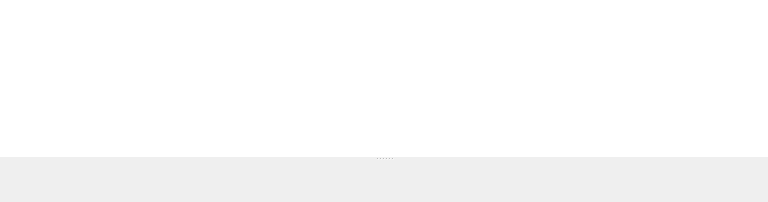
         <widget class="QWidget" name="libraryPage">
          <layout class="QVBoxLayout" name="verticalLayout_2">
           <property name="spacing">
            <number>0</number>
           </property>
           <property name="leftMargin">
            <number>0</number>
           </property>
           <property name="topMargin">
            <number>0</number>
           </property>
           <property name="rightMargin">
            <number>0</number>
           </property>
           <property name="bottomMargin">
            <number>0</number>
           </property>
           <item>
            <widget class="QSplitter" name="splitter">
             <property name="maximumSize">
              <size>
               <width>16777215</width>
               <height>16777215</height>
              </size>
             </property>
             <property name="lineWidth">
              <number>0</number>
             </property>
             <property name="orientation">
              <enum>Qt::Vertical</enum>
             </property>
             <widget class="QFrame" name="">
              <property name="maximumSize">
               <size>
                <width>16777215</width>
                <height>200</height>
               </size>
              </property>
              <property name="font">
               <font>
                <pointsize>8</pointsize>
               </font>
              </property>
              <layout class="QHBoxLayout" name="horizontalLayout_9">
               <property name="spacing">
                <number>0</number>
               </property>
               <property name="leftMargin">
                <number>0</number>
               </property>
               <property name="topMargin">
                <number>0</number>
               </property>
               <property name="rightMargin">
                <number>0</number>
               </property>
               <property name="bottomMargin">
                <number>0</number>
               </property>
               <item>
                <widget class="QListView" name="genreList">
                 <property name="maximumSize">
                  <size>
                   <width>16777215</width>
                   <height>200</height>
                  </size>
                 </property>
                 <property name="font">
                  <font>
                   <pointsize>8</pointsize>
                  </font>
                 </property>
                 <property name="autoFillBackground">
                  <bool>false</bool>
                 </property>
                 <property name="frameShape">
                  <enum>QFrame::NoFrame</enum>
                 </property>
                 <property name="frameShadow">
                  <enum>QFrame::Plain</enum>
                 </property>
                 <property name="lineWidth">
                  <number>0</number>
                 </property>
                 <property name="horizontalScrollBarPolicy">
                  <enum>Qt::ScrollBarAlwaysOff</enum>
                 </property>
                 <property name="autoScroll">
                  <bool>false</bool>
                 </property>
                 <property name="editTriggers">
                  <set>QAbstractItemView::NoEditTriggers</set>
                 </property>
                 <property name="verticalScrollMode">
                  <enum>QAbstractItemView::ScrollPerPixel</enum>
                 </property>
                 <property name="horizontalScrollMode">
                  <enum>QAbstractItemView::ScrollPerPixel</enum>
                 </property>
                </widget>
               </item>
               <item>
                <widget class="QListView" name="artistList">
                 <property name="maximumSize">
                  <size>
                   <width>16777215</width>
                   <height>200</height>
                  </size>
                 </property>
                 <property name="font">
                  <font>
                   <pointsize>8</pointsize>
                  </font>
                 </property>
                 <property name="autoFillBackground">
                  <bool>false</bool>
                 </property>
                 <property name="frameShape">
                  <enum>QFrame::NoFrame</enum>
                 </property>
                 <property name="frameShadow">
                  <enum>QFrame::Plain</enum>
                 </property>
                 <property name="lineWidth">
                  <number>0</number>
                 </property>
                 <property name="horizontalScrollBarPolicy">
                  <enum>Qt::ScrollBarAlwaysOff</enum>
                 </property>
                 <property name="autoScroll">
                  <bool>false</bool>
                 </property>
                 <property name="editTriggers">
                  <set>QAbstractItemView::NoEditTriggers</set>
                 </property>
                 <property name="verticalScrollMode">
                  <enum>QAbstractItemView::ScrollPerPixel</enum>
                 </property>
                 <property name="horizontalScrollMode">
                  <enum>QAbstractItemView::ScrollPerPixel</enum>
                 </property>
                </widget>
               </item>
               <item>
                <widget class="QListView" name="albumList">
                 <property name="maximumSize">
                  <size>
                   <width>16777215</width>
                   <height>200</height>
                  </size>
                 </property>
                 <property name="font">
                  <font>
                   <pointsize>8</pointsize>
                  </font>
                 </property>
                 <property name="autoFillBackground">
                  <bool>false</bool>
                 </property>
                 <property name="frameShape">
                  <enum>QFrame::NoFrame</enum>
                 </property>
                 <property name="frameShadow">
                  <enum>QFrame::Plain</enum>
                 </property>
                 <property name="lineWidth">
                  <number>0</number>
                 </property>
                 <property name="horizontalScrollBarPolicy">
                  <enum>Qt::ScrollBarAlwaysOff</enum>
                 </property>
                 <property name="autoScroll">
                  <bool>false</bool>
                 </property>
                 <property name="editTriggers">
                  <set>QAbstractItemView::NoEditTriggers</set>
                 </property>
                 <property name="verticalScrollMode">
                  <enum>QAbstractItemView::ScrollPerPixel</enum>
                 </property>
                 <property name="horizontalScrollMode">
                  <enum>QAbstractItemView::ScrollPerPixel</enum>
                 </property>
                </widget>
               </item>
              </layout>
             </widget>
             <widget class="QTableWidget" name="libraryTable">
              <property name="font">
               <font>
                <pointsize>8</pointsize>
               </font>
              </property>
              <property name="styleSheet">
               <string notr="true">QTableWidget
{
	color: rgb(255, 255, 255);
	background-color: rgba( 0, 0, 0, 0 );
	alternate-background-color: rgba(50, 50, 50, 50);
}
QTableView::item
{
	border-right: 1px;
	border-style: solid;
	border-color: rgba( 155, 155, 155, 0.3 );
	padding: 0px;
}
QTableView::item:selected
{
	border-right: 1px;
	border-style: solid;
	border-color: rgba( 155, 155, 155, 0.3 );
	color: rgb( 255, 255, 255 );
	font-weight: bold;
	background-color: rgb(0, 0, 127);
	padding: 0px;
}
QHeaderView::section
{
	color: rgb(255, 255, 255);
	background-color: rgba( 0, 0, 0, 0 );
	border: 0px;
	border-right: 1px;
	border-style: solid;
	border-color: rgba( 155, 155, 155, 0.3 );
}
QHeaderView
{
	color: rgb(255, 255, 255);
	background-color: rgba( 0, 0, 0, 0 );
	font: 10px;
}
QScrollBar:horizontal
{
	border: 0px solid white;
	background: black;
	margin: 0px;
    padding: 3px;
	height: 10px;
}

QScrollBar::handle:horizontal
{
	background: rgb( 50, 50, 50 );
	border-radius: 2px;
	height: 10px;
}

QScrollBar::add-line:horizontal
{
	height: 0px;
}

QScrollBar::sub-line:horizontal
{
	height: 0px;
}
QScrollBar:vertical
{
	border: 0px solid white;
	background: black;
	margin: 0px;
   padding: 3px;
	width: 10px;
}

QScrollBar::handle:vertical
{
	background: rgb( 50, 50, 50 );
	border-radius: 2px;
	width: 10px;
}

QScrollBar::add-line:vertical
{
	width: 0px;
}

QScrollBar::sub-line:vertical
{
	width: 0px;
}</string>
              </property>
              <property name="frameShape">
               <enum>QFrame::NoFrame</enum>
              </property>
              <property name="frameShadow">
               <enum>QFrame::Plain</enum>
              </property>
              <property name="lineWidth">
               <number>0</number>
              </property>
              <property name="sizeAdjustPolicy">
               <enum>QAbstractScrollArea::AdjustToContents</enum>
              </property>
              <property name="autoScroll">
               <bool>false</bool>
              </property>
              <property name="editTriggers">
               <set>QAbstractItemView::NoEditTriggers</set>
              </property>
              <property name="tabKeyNavigation">
               <bool>false</bool>
              </property>
              <property name="showDropIndicator" stdset="0">
               <bool>false</bool>
              </property>
              <property name="alternatingRowColors">
               <bool>true</bool>
              </property>
              <property name="selectionMode">
               <enum>QAbstractItemView::SingleSelection</enum>
              </property>
              <property name="selectionBehavior">
               <enum>QAbstractItemView::SelectRows</enum>
              </property>
              <property name="verticalScrollMode">
               <enum>QAbstractItemView::ScrollPerPixel</enum>
              </property>
              <property name="horizontalScrollMode">
               <enum>QAbstractItemView::ScrollPerPixel</enum>
              </property>
              <property name="showGrid">
               <bool>false</bool>
              </property>
              <property name="sortingEnabled">
               <bool>true</bool>
              </property>
              <property name="cornerButtonEnabled">
               <bool>false</bool>
              </property>
              <attribute name="horizontalHeaderMinimumSectionSize">
               <number>8</number>
              </attribute>
              <attribute name="horizontalHeaderDefaultSectionSize">
               <number>8</number>
              </attribute>
              <attribute name="horizontalHeaderHighlightSections">
               <bool>false</bool>
              </attribute>
              <attribute name="horizontalHeaderStretchLastSection">
               <bool>true</bool>
              </attribute>
              <attribute name="verticalHeaderVisible">
               <bool>false</bool>
              </attribute>
              <attribute name="verticalHeaderMinimumSectionSize">
               <number>8</number>
              </attribute>
              <attribute name="verticalHeaderDefaultSectionSize">
               <number>8</number>
              </attribute>
              <attribute name="verticalHeaderHighlightSections">
               <bool>false</bool>
              </attribute>
             </widget>
            </widget>
           </item>
          </layout>
         </widget>
